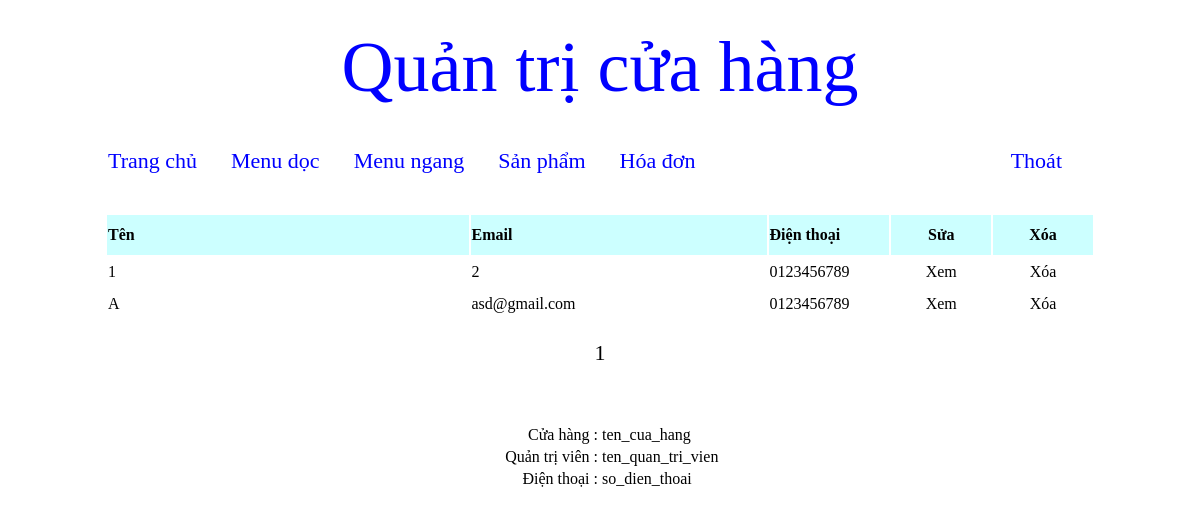
Screenshot of /quan_tri/index.php?thamso=hoa_don (signed in) with the database file from the repository.
### tables this page shows
CREATE TABLE `hoa_don` (
  `id` int(11) NOT NULL,
  `ten_nguoi_mua` varchar(256) NOT NULL,
  `email` varchar(256) NOT NULL,
  `dia_chi` mediumtext NOT NULL,
  `dien_thoai` varchar(10) NOT NULL,
  `noi_dung` mediumtext NOT NULL,
  `hang_duoc_mua` mediumtext NOT NULL
);

### quan_tri/chuc_nang/hoa_don/quan_ly_hoa_don.php (the view, shortened to what this page needs)
<?php
	$so_dong_tren_mot_trang=20;
	$tv="select count(*) from hoa_don";
	$tam=mysql_query($tv);
	$tv_2=mysql_fetch_array($tam);
	$so_trang=ceil($tv_2[0]/$so_dong_tren_mot_trang);
	$vtbd=($_GET['trang']-1)*$so_dong_tren_mot_trang;
	$tv="select * from hoa_don order by id desc limit $vtbd,$so_dong_tren_mot_trang";
	$tam=mysql_query($tv);
?>
<table width="990px" class="tb_a1" >
	<tr style="background:#CCFFFF;height:40px;" >
		<td width="370px" ><b>Tên</b></td>
		<td width="300px" ><b>Email</b></td>
		<td width="120px" ><b>Điện thoại</b></td>
		<td align="center" width="100px" ><b>Sửa</b></td>
		<td align="center" width="100px" ><b>Xóa</b></td>
	</tr>
	<?php
		while($tv_2=mysql_fetch_array($tam))
		{
			$id=$tv_2['id'];
			$ten=$tv_2['ten_nguoi_mua'];
			$email=$tv_2['email'];
			$dien_thoai=$tv_2['dien_thoai'];
			$link_xem="?thamso=xem_hoa_don&id=".$id."&trang=".$_GET['trang'];
			$link_xoa="?xoa_hoa_don=co&id=".$id;
			?>
				<tr class="a_1" >
					<td>
						<a href="<?php echo $link_xem; ?>" class="lk_a1" ><?php echo $ten; ?></a>
					</td>
					<td>
						<?php echo $email; ?>
					</td>
					<td>
						<?php echo $dien_thoai; ?>
					</td>
					<td align="center" >
						<a href="<?php echo $link_xem; ?>" class="lk_a1" >Xem</a>
					</td>
					<td align="center" >
						<a href="<?php echo $link_xoa; ?>" class="lk_a1" >Xóa</a>
					</td>
				</tr>
			<?php
		}
	?>
	<tr>
		<td colspan="5" align="center" >
			<br>
			<?php
				for($i=1;$i<=$so_trang;$i++)
				{
					$link_phan_trang="?thamso=hoa_don&trang=".$i;
					echo "<a href='$link_phan_trang' class='phan_trang' >";
						echo $i;
					echo "</a> ";
				}
			?>
			<br><br>
		</td>
	</tr>
</table>

### quan_tri/giao_dien/giao_dien.css (style rules this page uses)
table.tb_a1 tr.a_1 { height:30px; }
a.lk_a1 { text-decoration:none;color:#000000FF; }
a.phan_trang { text-decoration:none;color:#000000FF;font-size:22px; }

### rows the page displays
hoa_don: ten_nguoi_mua "1", email "2", dien_thoai "0123456789"
hoa_don: ten_nguoi_mua "A", email "asd@gmail.com", dien_thoai "0123456789"
